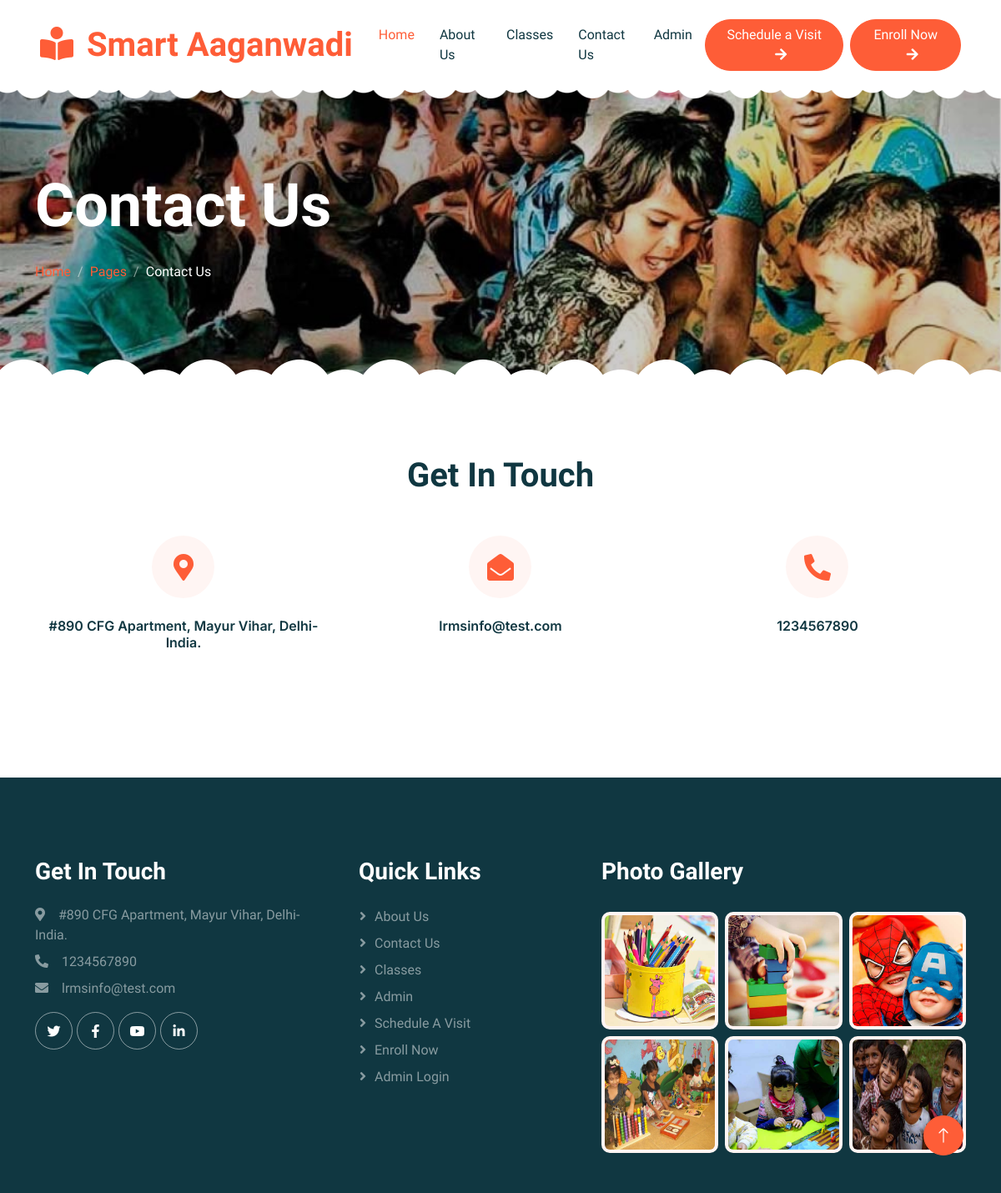
The app's page /preschool/contact.php with its own data.
### tables this page shows
CREATE TABLE `tblpage` (
  `ID` int(10) NOT NULL,
  `PageType` varchar(200) DEFAULT NULL,
  `PageTitle` varchar(200) DEFAULT NULL,
  `PageDescription` mediumtext DEFAULT NULL,
  `Email` varchar(200) DEFAULT NULL,
  `MobileNumber` bigint(10) DEFAULT NULL,
  `UpdationDate` timestamp NULL DEFAULT NULL ON UPDATE current_timestamp()
);

### preschool/contact.php (the view, shortened to what this page needs)
<?php include_once('includes/config.php'); ?>
<!DOCTYPE html>
<html lang="en">
<head>
    <link href="https://cdnjs.cloudflare.com/ajax/libs/font-awesome/5.10.0/css/all.min.css" rel="stylesheet">
    <link href="https://cdn.jsdelivr.net/npm/bootstrap-icons@1.4.1/font/bootstrap-icons.css" rel="stylesheet">
    <link href="lib/animate/animate.min.css" rel="stylesheet">
    <link href="lib/owlcarousel/assets/owl.carousel.min.css" rel="stylesheet">
    <link href="css/bootstrap.min.css" rel="stylesheet">
    <link href="css/style.css" rel="stylesheet">
</head>
<body>
 <?php include_once('includes/header.php');?>
        <div class="container-xxl py-5 page-header position-relative mb-5">
            <div class="container py-5">
                <h1 class="display-2 text-white animated slideInDown mb-4">Contact Us</h1>
                <nav aria-label="breadcrumb animated slideInDown">
                    <ol class="breadcrumb">
                        <li class="breadcrumb-item"><a href="index.php">Home</a></li>
                        <li class="breadcrumb-item"><a href="#">Pages</a></li>
                        <li class="breadcrumb-item text-white active" aria-current="page">Contact Us</li>
                    </ol>
                </nav>
            </div>
        </div>
<?php $sql=mysqli_query($con,"select * from tblpage where PageType='contactus'");
while($data=mysqli_fetch_array($sql)){
?>
        <div class="container-xxl py-5">
            <div class="container">
                <div class="text-center mx-auto mb-5 wow fadeInUp" data-wow-delay="0.1s" style="max-width: 600px;">
                    <h1 class="mb-3">Get In Touch</h1>
                </div>
                <div class="row g-4 mb-5">
                    <div class="col-md-6 col-lg-4 text-center wow fadeInUp" data-wow-delay="0.1s">
                        <div class="bg-light rounded-circle d-inline-flex align-items-center justify-content-center mb-4" style="width: 75px; height: 75px;">
                            <i class="fa fa-map-marker-alt fa-2x text-primary"></i>
                        </div>
                        <h6><?php echo $data['PageDescription']?></h6>
                    </div>
                    <div class="col-md-6 col-lg-4 text-center wow fadeInUp" data-wow-delay="0.3s">
                        <div class="bg-light rounded-circle d-inline-flex align-items-center justify-content-center mb-4" style="width: 75px; height: 75px;">
                            <i class="fa fa-envelope-open fa-2x text-primary"></i>
                        </div>
                        <h6><?php echo $data['Email']?></h6>
                    </div>
                    <div class="col-md-6 col-lg-4 text-center wow fadeInUp" data-wow-delay="0.5s">
                        <div class="bg-light rounded-circle d-inline-flex align-items-center justify-content-center mb-4" style="width: 75px; height: 75px;">
                            <i class="fa fa-phone-alt fa-2x text-primary"></i>
                        </div>
                        <h6><?php echo $data['MobileNumber']?></h6>
                    </div>
                </div>
            <?php  } ?>
            </div>
        </div>
 <?php include_once('includes/footer.php');?>
        <a href="#" class="btn btn-lg btn-primary btn-lg-square back-to-top"><i class="bi bi-arrow-up"></i></a>
    </div>
</body>
</html>

### preschool/includes/footer.php (shortened to what this page needs)
   <div class="container-fluid bg-dark text-white-50 footer pt-5 mt-5 wow fadeIn" data-wow-delay="0.1s">
            <div class="container py-5">
                <div class="row g-5">
<?php $sql=mysqli_query($con,"select * from tblpage where PageType='contactus'");
while($data=mysqli_fetch_array($sql)){
?>
                    <div class="col-lg-4 col-md-6">
                        <h3 class="text-white mb-4">Get In Touch</h3>
                        <p class="mb-2"><i class="fa fa-map-marker-alt me-3"></i><?php echo $data['PageDescription']?></p>
                        <p class="mb-2"><i class="fa fa-phone-alt me-3"></i><?php echo $data['MobileNumber']?></p>
                        <p class="mb-2"><i class="fa fa-envelope me-3"></i><?php echo $data['Email']?></p>
                        <div class="d-flex pt-2">
                            <a class="btn btn-outline-light btn-social" href=""><i class="fab fa-twitter"></i></a>
                            <a class="btn btn-outline-light btn-social" href=""><i class="fab fa-facebook-f"></i></a>
                            <a class="btn btn-outline-light btn-social" href=""><i class="fab fa-youtube"></i></a>
                            <a class="btn btn-outline-light btn-social" href=""><i class="fab fa-linkedin-in"></i></a>
                        </div>
                    </div>
                <?php } ?>
                    <div class="col-lg-3 col-md-6">
                        <h3 class="text-white mb-4">Quick Links</h3>
                        <a class="btn btn-link text-white-50" href="about.php">About Us</a>
                        <a class="btn btn-link text-white-50" href="contact.php">Contact Us</a>
                        <a class="btn btn-link text-white-50" href="classes.php">Classes</a>
                        <a class="btn btn-link text-white-50" href="admin/">Admin</a>
                        <a class="btn btn-link text-white-50" href="visit.php">Schedule a Visit</a>
                        <a class="btn btn-link text-white-50" href="enrollment.php">Enroll Now</a>
                        <a class="btn btn-link text-white-50" href="admin/">Admin Login</a>
                    </div>
                    <div class="col-lg-5 col-md-6">
                        <h3 class="text-white mb-4">Photo Gallery</h3>
                        <div class="row g-2 pt-2">
                            <div class="col-4">
                                <img class="img-fluid rounded bg-light p-1" src="img/classes-1.jpg" alt="">
                            </div>
                            <div class="col-4">
                                <img class="img-fluid rounded bg-light p-1" src="img/classes-2.jpg" alt="">
                            </div>
                            <div class="col-4">
                                <img class="img-fluid rounded bg-light p-1" src="img/classes-3.jpg" alt="">
                            </div>
                            <div class="col-4">
                                <img class="img-fluid rounded bg-light p-1" src="img/activity1.jpg" alt="" style="height: -webkit-fill-available;">
                            </div>
                            <div class="col-4">
                                <img class="img-fluid rounded bg-light p-1" src="img/classes-5.jpg" alt="">
                            </div>
                            <div class="col-4">
                                <img class="img-fluid rounded bg-light p-1" src="img/activity4.jpeg" alt="" style="height: -webkit-fill-available;">
                            </div>
                        </div>
                    </div>
                </div>
            </div>
        </div>

### preschool/css/style.css (style rules this page uses)
:root { --primary: #FE5D37; --light: #FFF5F3; --dark: #103741; }
.back-to-top { position: fixed; display: none; right: 45px; bottom: 45px; z-index: 99; }
.btn { font-weight: 500; transition: .5s; }
.btn.btn-primary { color: #FFFFFF; }
.btn-lg-square { width: 48px; height: 48px; }
.btn-square, .btn-sm-square, .btn-lg-square { padding: 0; display: flex; align-items: center; justify-content: center; font-weight: normal; border-radius: 50px; }
h1, h2, h3, h4, .h1, .h2, .h3, .h4, .display-1, .display-2, .display-3, .display-4, .display-5, .display-6 { font-family: 'Lobster Two', cursive; font-weight: 700; }
h5, h6, .h5, .h6 { font-weight: 600; }
.header-carousel::before, .header-carousel::after, .page-header::before, .page-header::after { position: absolute; content: ""; width: 100%; height: 10px; top: 0; left: 0; background: url(../img/bg-header-top.png) center center repeat-x; z-index: 1; }
.header-carousel::after, .page-header::after { height: 19px; top: auto; bottom: 0; background: url(../img/bg-header-bottom.png) center center repeat-x; }
.page-header { background: linear-gradient(rgba(0, 0, 0, .2), rgba(0, 0, 0, .2)), url(../img/activity.jpg) center center no-repeat; background-size: cover; }
.breadcrumb-item + .breadcrumb-item::before { color: rgba(255, 255, 255, .5); }
.footer .btn.btn-social { margin-right: 5px; width: 45px; height: 45px; display: flex; align-items: center; justify-content: center; color: #FFFFFF; border: 1px solid rgba(255,255,255,0.5); border-radius: 45px; transition: .3s; }
.footer .btn.btn-link { display: block; margin-bottom: 5px; padding: 0; text-align: left; font-size: 16px; font-weight: normal; text-transform: capitalize; transition: .3s; }
.footer .btn.btn-link::before { position: relative; content: "\f105"; font-family: "Font Awesome 5 Free"; font-weight: 900; margin-right: 10px; }

### records on screen
tblpage: PageDescription "#890 CFG Apartment, Mayur Vihar, Delhi-India.", Email "lrmsinfo@test.com", MobileNumber "1234567890"
